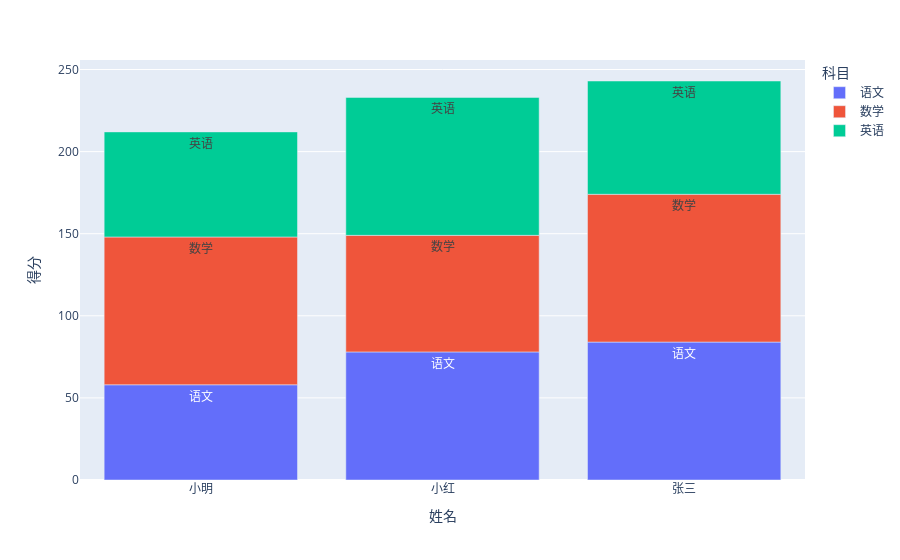

Here is the notebook cell this chart was saved with:
### Code cell
px.bar(
    data_frame=df,
    x="姓名",
    y="得分",
    color="科目",
    text="科目"
)

### Figure 1 — Plotly figure (JSON) as saved in the notebook; plotly's stock layout.template omitted (floating-point values rounded to 4 significant figures)
{"data": [{"alignmentgroup": "True", "hovertemplate": "科目=%{text}<br>姓名=%{x}<br>得分=%{y}<extra></extra>", "legendgroup": "语文", "marker": {"color": "#636efa", "pattern": {"shape": ""}}, "name": "语文", "offsetgroup": "语文", "orientation": "v", "showlegend": true, "text": ["语文", "语文", "语文"], "textposition": "auto", "type": "bar", "x": ["小明", "小红", "张三"], "xaxis": "x", "y": [58, 78, 84], "yaxis": "y"}, {"alignmentgroup": "True", "hovertemplate": "科目=%{text}<br>姓名=%{x}<br>得分=%{y}<extra></extra>", "legendgroup": "数学", "marker": {"color": "#EF553B", "pattern": {"shape": ""}}, "name": "数学", "offsetgroup": "数学", "orientation": "v", "showlegend": true, "text": ["数学", "数学", "数学"], "textposition": "auto", "type": "bar", "x": ["小明", "小红", "张三"], "xaxis": "x", "y": [90, 71, 90], "yaxis": "y"}, {"alignmentgroup": "True", "hovertemplate": "科目=%{text}<br>姓名=%{x}<br>得分=%{y}<extra></extra>", "legendgroup": "英语", "marker": {"color": "#00cc96", "pattern": {"shape": ""}}, "name": "英语", "offsetgroup": "英语", "orientation": "v", "showlegend": true, "text": ["英语", "英语", "英语"], "textposition": "auto", "type": "bar", "x": ["小明", "小红", "张三"], "xaxis": "x", "y": [64, 84, 69], "yaxis": "y"}], "layout": {"barmode": "relative", "legend": {"title": {"text": "科目"}, "tracegroupgap": 0}, "margin": {"t": 60}, "xaxis": {"anchor": "y", "domain": [0, 1], "title": {"text": "姓名"}}, "yaxis": {"anchor": "x", "domain": [0, 1], "title": {"text": "得分"}}}}
